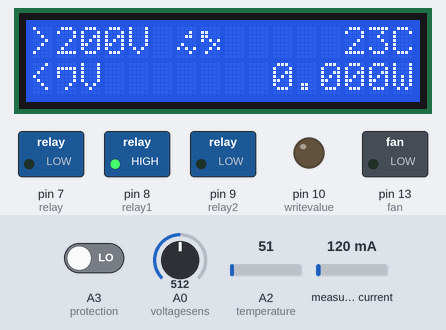
This sketch was run on a simulated Arduino Uno, built with avr-gcc and run on an emulated ATmega328P. Shown: 16×2 character LCD, switched loads named in the sketch (green lamp = pin HIGH), output pins drawn as LEDs (lit = HIGH). Inputs (shaded band) come from the test bench; at power-on: A2 (temperature) = 51, A0 (voltagesens) = 512, A3 (protection) LOW, measured current 120 mA.

Above: at 2.8 s.
2.9 s: A2 (temperature) set to 104
At 7.5 s:
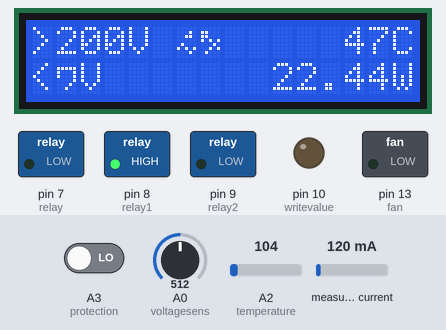
7.8 s: A2 (temperature) set to 119
At 11.6 s:
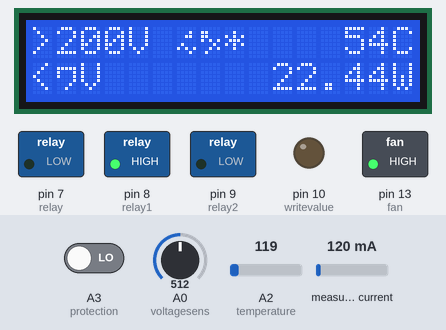
11.9 s: A0 (voltagesens) set to 540
At 15.7 s:
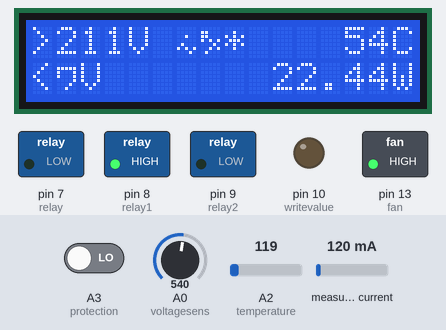
16.0 s: A0 (voltagesens) set to 562
At 16.9 s:
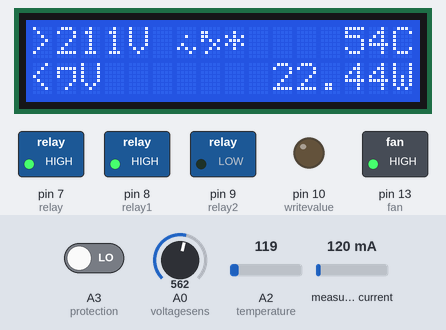
20.1 s: A3 (protection) driven HIGH
At 23.8 s:
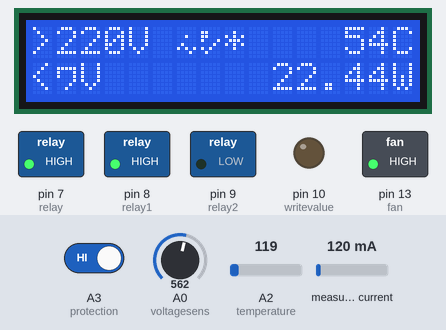
24.1 s: A2 (temperature) set to 86
At 27.9 s:
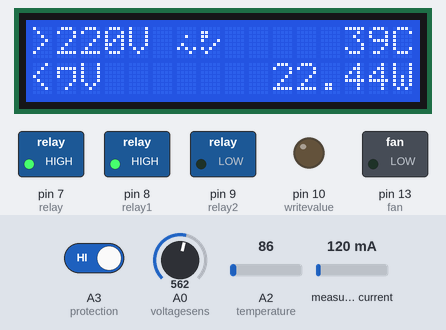
Timing chart, 0 to 29.2 s (numbered marks = the images above; inputs shaded):
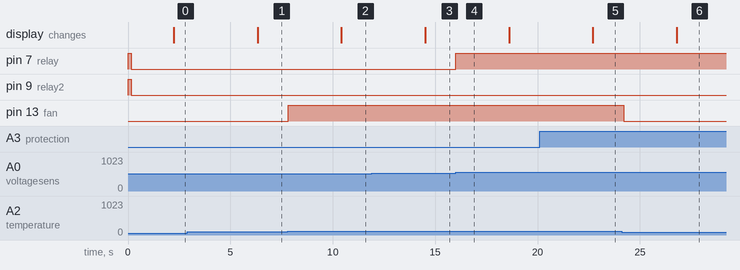

The sketch:

AC_stabilizer_EASY_With_V_difference.ino
```cpp
/*
  How to make this stabilizer See the
  Instructables -> https://www.instructables.com/id/How-to-Make-AC-220-Volt-Automatic-Stabilizer-Using/
  This is 3 steps Automatic Voltage stabilizer
  1st steps is normal/output
  2nd steps adds 20voltage to output
  3rd steps adds 50voltage to output

  want to edit the steps voltage go to ->//start- stabelising code// area
  there you can edit the voltage when to change the steps.

  Note : output voltage is calcuted not real reading, if you want real mesurement use another current sensor at out put.

*/
//include the library//
#include <ACS712.h> //ACS712 current sensor library | Download - https://github.com/shahid249/ACS712-Arduino-Library
#include <LiquidCrystal.h> // LCD library
//include the library//

/**********************************************************************************************************************************************************************/

//LCD pin Configuration - Start
const int rs = 12, en = 11, d4 = 5, d5 = 4, d6 = 3, d7 = 2;
LiquidCrystal lcd(rs, en, d4, d5, d6, d7);
//LCD pin Configuration - end

/**********************************************************************************************************************************************************************/

//Output pin setup - Start
int relay = 7;  //relay1 pin
int relay1 = 8; //relay2 pin
int relay2 = 9; //relay3 pin
int relay3 = 10;//relay4 pin
int fan = 13;//Fan pin
int writevalue = 10; //LCD display write enable pin | pin use to control display write functin LOW mean write enable, HIGH mean write disable
//Output pin setup - end

/**********************************************************************************************************************************************************************/

//in put pin setup - Start
int voltagesens = A0; //voltage sensor input setup
ACS712 sensor(ACS712_30A, A1); //current sens input setup. If your sensor is 30A-> ACS712_30A | 20A-> ACS712_20A | 5A-> ACS712_05B
const int temperature = A2; //Temperature sensor input
int protection = A3; // Protection awitch input
//in put pin setup - end

/**********************************************************************************************************************************************************************/

//initalize setup//
int input_voltage_read;
float input_voltage_read_1;
float input_voltage_show;
int output_voltage_show;
float current_sensor_read;
float amper;
float watt_show;
//initilize setup//

//variable setup - Start //
int stepps = 0;
int stabelizeroenable = 1;
int fanu = 1;
int prote = 1;
//variable setup - Start //

//Default action -start//
bool displayenable = false;
bool serialread = false;
//Default action -end//

//display mill setup - Start
unsigned long displayMillis = 0;
unsigned long previousdMillis = 0;
const long intervaldisplay = 2000; //use to control the display refresh
//display mill setup - end

//setup current frequency//
float current_frequency = 50; // 50/60hz
//setup current frequency//

//Temperature
float tempc;  //variable to store temperature in degree Celsius
float tempf;  //variable to store temperature in Fahreinheit
float temperature_sens;  //temporary variable to hold sensor reading
//Temperature

void setup()
{
  sensor.calibrate();
  Serial.begin(9600);// begin serial communication between arduino and pc
  pinMode(voltagesens, INPUT); // set pin as input pin
  pinMode(temperature, INPUT); // set pin as input pin
  pinMode(protection, INPUT);
  pinMode(relay, OUTPUT); //setup output
  pinMode(relay1, OUTPUT); //setup output
  pinMode(relay2, OUTPUT); //setup output
  pinMode(writevalue, OUTPUT); //setup output
  pinMode(fan, OUTPUT);//setup output
  digitalWrite(relay, HIGH); //pull pin to high if relay use
  digitalWrite(relay1, HIGH);//pull pin to high if relay use
  digitalWrite(relay2, HIGH);//pull pin to high if relay use
  digitalWrite(writevalue, LOW);//pin default action
  lcd.begin(16, 2);// set up the LCD's number of columns and rows:
  lcd.setCursor(0, 1);// set the cursor to column 0, line 1
  lcd.print("BOOTING...");//lcd print
  delay(100);//delay
}

void loop()
{
  //start- Enable lcd display & Serial//
  displayenable = true;
  serialread = false;
  //end- Enable lcd display & Serial//


  //start- Voltage sensing code//

  input_voltage_read = analogRead(voltagesens); // read analog values from pin A0 across capacitor
  /*
    0.32969558101473 0.3533728549141966 0.3040078201368524
    converts analog value(x) into input ac supply value using this formula ( voltage 311 X 1023 arduino input)
  */
  input_voltage_read_1 = (input_voltage_read * 0.3915348837209302);//0.343356890459364 vguard
  input_voltage_show = input_voltage_read_1 / sqrt(1); //1.17 Ac voltage sqrt for lest calibration

  //end- Voltage sensing code//

  /**********************************************************************************************************************************************************************/

  //start- temperature sensing code//

  temperature_sens = analogRead(temperature);
  temperature_sens = (temperature_sens * 465) / 1023;
  tempc = temperature_sens; // Storing value in Degree Celsius
  tempf = (temperature_sens * 1.8) + 32; // Converting to Fahrenheit

  //end- temperature sensing code//

  /**********************************************************************************************************************************************************************/

  //start- stabelising code//

  if (input_voltage_show >= 0) {//If voltage is less than 0 this will active:
    stepps = 1;
  }
  if ((input_voltage_show <= 130) && (input_voltage_show >= 1)) {//If voltage is less than 130 & greater than 1 this will active:
    stepps = 2;
    digitalWrite(relay1, HIGH);
    digitalWrite(relay, HIGH);
  }
  if ((input_voltage_show <= 180) && (input_voltage_show >= 130)) {//If voltage is less than 180 & greater than 130 this will active:
    digitalWrite(relay, LOW); //in this steps transformer adds 50V
    digitalWrite(relay1, LOW);
    output_voltage_show = input_voltage_show +50; // adding voltage for showing on LCD output voltage
    stepps = 3;
  }
  if ((input_voltage_show <= 210) && (input_voltage_show >= 180)) {//If voltage is less than 210 & greater than 180 this will active:
    stepps = 4;
    if ((input_voltage_show <= 210) && (input_voltage_show >= 185)) {//If voltage is less than 210 & greater than 185 this will active: this gap of 5V acts as a difference when to trigger relay
      digitalWrite(relay, LOW); //in this steps transformer adds 20V
      digitalWrite(relay1, HIGH);
      output_voltage_show = input_voltage_show +20; // adding voltage for showing on LCD output voltage
    }
  }
  if ((input_voltage_show <= 245) && (input_voltage_show >= 210)) {//If voltage is less than 245 & greater than 210 this will active:
    stepps = 5;
    if ((input_voltage_show <= 245) && (input_voltage_show >= 215)) {//If voltage is less than 245 & greater than 215 this will active: this gap of 5V acts as a difference when to trigger relay
      digitalWrite(relay, HIGH);
      digitalWrite(relay1, HIGH);
      output_voltage_show = input_voltage_show;
    }
  }
  if ((input_voltage_show <= 300) && (input_voltage_show >= 245)) {//If voltage is less than 300 & greater than 245 this will active:
    stepps = 6;
    digitalWrite(relay, HIGH);
    digitalWrite(relay1, HIGH);
  }

  //end- stabelising code//

  /**********************************************************************************************************************************************************************/


  //fan on off codes start//

  if ((tempc <= 40) && (tempc >= 0)) { //if below 40 degree fan will turn off
    digitalWrite(fan, LOW);
    fanu = 1;
  }
  if ((tempc <= 300 ) && (tempc >= 50)) {//if above 50 degree fan will turn on
    digitalWrite(fan, HIGH);
    fanu = 2;
  }

  //fan on off codes end//

  /**********************************************************************************************************************************************************************/

  // voltage protection //
  if (digitalRead(protection) == HIGH) {
    prote = 1;
    if ((output_voltage_show <= 245) && (output_voltage_show >= 130)) {
      digitalWrite(relay2, LOW);
    }
    else {
      digitalWrite(relay2, HIGH);
    }
  }
  else {
    prote = 2;
    digitalWrite(relay2, LOW);
  }
  // voltage protection //

  /**********************************************************************************************************************************************************************/

  //display enable code, shows the value on LCD//
  if (displayenable) {
    unsigned long displayMillis = millis();
    if (displayMillis - previousdMillis >= intervaldisplay) {
      // save the last time you Show
      previousdMillis = displayMillis;


      // if its is off turn it on and vice-versa:
      if (stabelizeroenable == 1) {


        digitalWrite(writevalue, LOW);
        lcd.begin(16, 2);

        //Print Voltage Input - start
        lcd.setCursor(0, 0);// set the cursor to column 0, line 1 // (note: line 1 is the second row, since counting begins with 0):
        lcd.print(">"); lcd.print(input_voltage_show, 0); lcd.print("V");
        //Print Voltage Input - end

        //print steps - start
        if (stepps == 1) {
          byte sinewavenoline[8] = {
            0b00000,
            0b01010,
            0b00100,
            0b01010,
            0b00010,
            0b10101,
            0b01000,
            0b00000
          };
          lcd.createChar(5, sinewavenoline);
          lcd.setCursor(6, 0);// set the cursor to column 6, line 0
          lcd.write((uint8_t)5);//lcd print
          lcd.setCursor(0, 1);// set the cursor to column 0, line 1
          lcd.print("No Line! ");//lcd print
        }
        if (stepps == 2) {
          byte sinewavelow[8] = {
            0b00000,
            0b10010,
            0b10101,
            0b11010,
            0b00010,
            0b10101,
            0b01000,
            0b00000
          };
          lcd.createChar(4, sinewavelow);
          lcd.setCursor(6, 0);// set the cursor to column 6, line 0
          lcd.write((uint8_t)4);//lcd print
          lcd.setCursor(0, 1);// set the cursor to column 0, line 1
          lcd.print("Low Volt!");//lcd print
        }
        if (stepps == 3) {
          byte sinewaveuplus[8] = {
            0b00001,
            0b00011,
            0b00111,
            0b00000,
            0b01000,
            0b10101,
            0b00010,
            0b00000
          };
          lcd.createChar(2, sinewaveuplus);
          lcd.setCursor(6, 0);// set the cursor to column 6, line 0
          lcd.write((uint8_t)2);//lcd print
          lcd.setCursor(0, 1);// set the cursor to column 0, line 1
          lcd.print("<"); lcd.print(output_voltage_show, 0); lcd.print("V"); //lcd print
        }
        if (stepps == 4) {
          byte sinewaveup[8] = {
            0b00000,
            0b00010,
            0b00110,
            0b00000,
            0b01000,
            0b10101,
            0b00010,
            0b00000
          };
          lcd.createChar(1, sinewaveup);
          lcd.setCursor(6, 0);// set the cursor to column 6, line 0
          lcd.write((uint8_t)1);//lcd print
          lcd.setCursor(0, 1);// set the cursor to column 0, line 1
          lcd.print("<"); lcd.print(output_voltage_show, 0); lcd.print("V"); //lcd print
        }
        if (stepps == 5) {
          byte sinewaveequal[8] = {
            0b00000,
            0b00000,
            0b00100,
            0b00000,
            0b01000,
            0b10101,
            0b00010,
            0b00000
          };
          lcd.createChar(10, sinewaveequal);
          lcd.setCursor(6, 0);// set the cursor to column 6, line 0
          lcd.write((uint8_t)10);//lcd print
          lcd.setCursor(0, 1);// set the cursor to column 0, line 1
          lcd.print("<"); lcd.print(output_voltage_show, 0); lcd.print("V"); //lcd print
        }
        if (stepps == 6) {
          byte sinewavehigh[8] = {
            0b00000,
            0b10101,
            0b11101,
            0b10101,
            0b00010,
            0b10101,
            0b01000,
            0b00000
          };
          lcd.createChar(3, sinewavehigh);
          lcd.setCursor(6, 0);// set the cursor to column 6, line 0
          lcd.write((uint8_t)3);//lcd print
          lcd.setCursor(0, 1);// set the cursor to column 0, line 1
          lcd.print("Hi Volt! "); //lcd print
        }
        //print steps - end

        //print protection start
        if (prote == 3) {
          lcd.setCursor(7, 0);// set the cursor to column 7, line 0
          lcd.print(" ");//lcd print
        }
        if (prote == 1) {
          byte proteconn[8] = {
            0b00000,
            0b11000,
            0b11000,
            0b10001,
            0b00010,
            0b10100,
            0b01000,
            0b00000
          };
          lcd.createChar(7, proteconn);
          lcd.setCursor(7, 0);// set the cursor to column 7, line 0
          lcd.write((uint8_t)7);//lcd print
        }
        if (prote == 2) {
          byte protecoff[8] = {
            0b00000,
            0b11000,
            0b11000,
            0b10101,
            0b00010,
            0b00101,
            0b01000,
            0b00000
          };
          lcd.createChar(8, protecoff);
          lcd.setCursor(7, 0);// set the cursor to column 7, line 0
          lcd.write((uint8_t)8);//lcd print
        }
        //print protection end

        //print fan off on start
        if (fanu == 1) {
          lcd.setCursor(8, 0);// set the cursor to column 8, line 0
          lcd.print(" ");//lcd print
        }
        if (fanu == 2) {
          lcd.setCursor(8, 0);// set the cursor to column 8, line 0
          lcd.print("*");//lcd print
        }

        //print fan off on end

        //print Temperature - start
        if ((tempc <= 99) && (tempc >= 0)) {
          lcd.setCursor(12, 0);
          lcd.print(" "); lcd.print(tempc, 0); lcd.print("C");
        }
        if ((tempc <= 300) && (tempc >= 99)) {
          lcd.setCursor(12, 0);
          lcd.print(tempc, 0); lcd.print("C");
        }
        //print Temperature - end

        //Printing Current Input - start
        lcd.setCursor(10, 1);// set the cursor to column 10, line 1
        lcd.print(watt_show, 3);
        lcd.setCursor(15, 1);// set the cursor to column 15, line 1
        lcd.print("W");//lcd print
        //Printing Current Input - start


        stabelizeroenable = 2;
      }
      else {

        //start- Current sensing code//
        current_sensor_read = sensor.getCurrentAC(current_frequency);
        amper =  current_sensor_read;
        watt_show = 0.85 * amper * output_voltage_show;
        //end- Current sensing code//


        stabelizeroenable = 1;
      }
    }
  }
  //display enable code, shows the value on LCD - End//

  /**********************************************************************************************************************************************************************/

  //start- Serial printing code//
  if (serialread) {
    Serial.print(" IN A Val " ); Serial.print(input_voltage_read);
    Serial.print(" - IN F Vol "); Serial.print(input_voltage_show);
    Serial.print(" - Temp "); Serial.print(tempc);
    Serial.print(" - Analogp"); Serial.print(digitalRead(protection));
    Serial.println();
  }
  //end- Serial printing code//

  delay(500);
}
```

Measured:
- the behaviour switches between 109 and 110 on A2 (temperature) (found by bisection; images 1 and 2)
- the behaviour switches between 549 and 550 on A0 (voltagesens) (found by bisection; images 3 and 4)
- after the input at 2.9 s, the display: changes after 3.4 s (image 1)
- after the input at 7.8 s, pin 13 (fan): LOW → HIGH at once; the display: changes after 2.6 s (image 2)
- after the input at 11.9 s, the display: changes after 2.6 s (image 3)
- after the input at 16.0 s, pin 7 (relay): LOW → HIGH at once
- after the input at 20.1 s, the display: changes after 2.6 s (image 5)
- after the input at 24.1 s, pin 13 (fan): HIGH → LOW after 0.10 s; the display: changes after 2.7 s (image 6)
